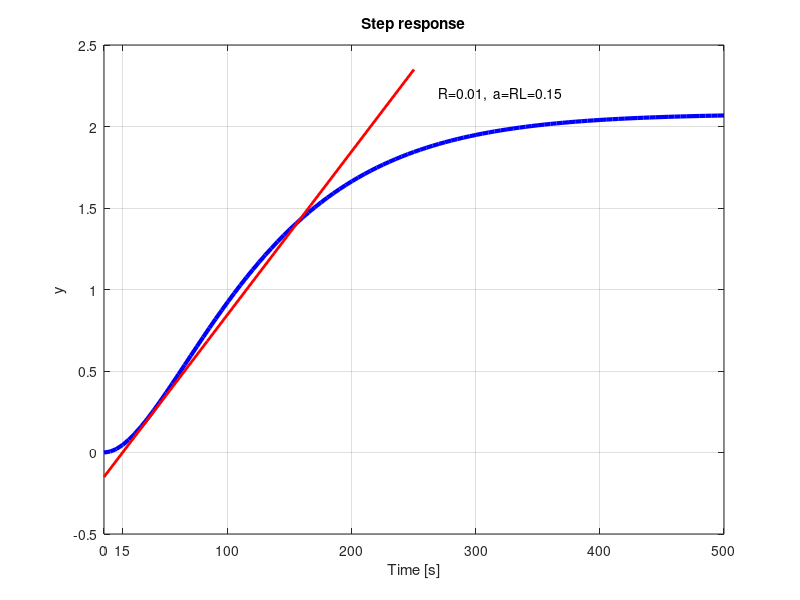
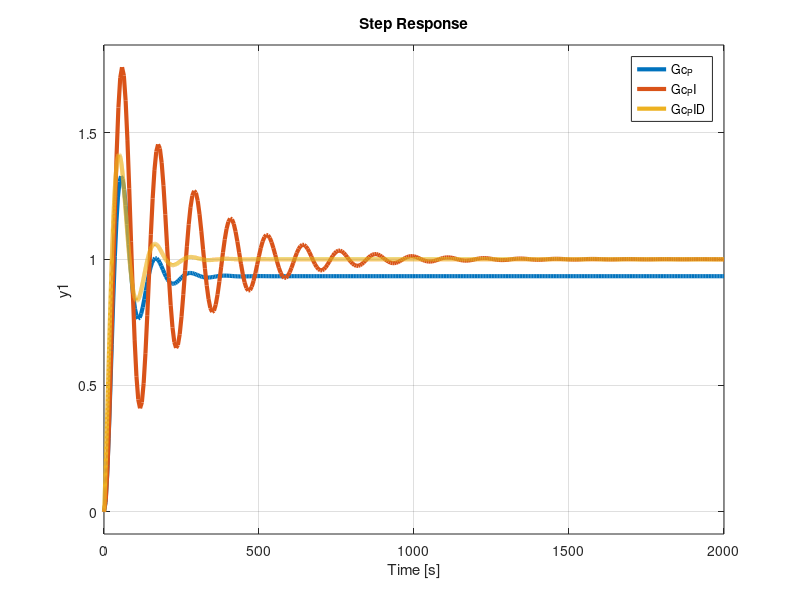
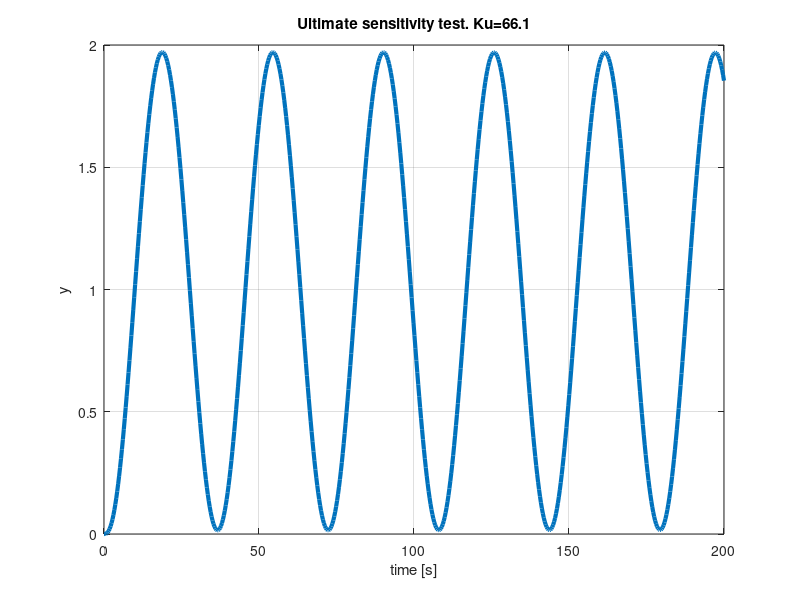
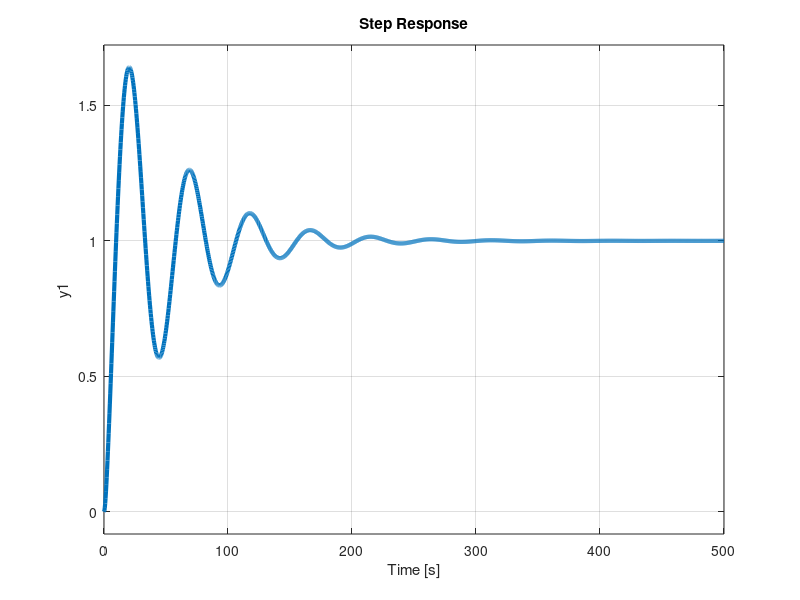

These figures' MATLAB source, in order:
% L8 - spring 2016
% PI tuning of double tank system

G = zpk([], [-0.0179, -0.0129], 0.00048)

[y, ts] = step(G);
figure(1)
clf
plot(ts, y, 'b', 'linewidth', 3);
xlabel('Time [s]')
ylabel('y')
title('Step response')
grid on

figure(2)
clf
impulse(G);

% From plots above,
R = 0.01
t_R = 65;
DT = 0.5/R;
L = 65-DT
a=R*L

t = linspace(0, 250, 4);
ytang = R*t - L*R;
figure(1)
hold on
plot(t, ytang, 'r', 'linewidth', 2)
set(gca, 'xtick', [0, L, 100, 200, 300, 400, 500, 600])
text(270, 2.2, 'R=0.01,  a=RL=0.15')
print -dpdf tank_step_ZN.pdf

K_P = 1/a;
K_PI = 0.9/a;
K_PID = 1.2/a;

T_i = 3*L;
T_iD = 2*L;
T_d = 0.5*L;

s = tf('s') 
N = 20
F_P = K_P
F_PI = K_PI*(1 + 1/(T_i*s));
F_PID = K_PID*(1 + 1/(T_i*s) + T_d*s/(1 + T_d*s/N));
Gc_P = G*F_P/(1+G*F_P);
Gc_PI = G*F_PI/(1+G*F_PI);
Gc_PID = G*F_PID/(1+G*F_PID);

figure(3)
clf
step(Gc_P, Gc_PI, Gc_PID)

hline = findobj(gcf, 'type', 'line');
set(hline, 'linewidth', 3)
print -dpdf tank_step_Gc.pdf

%legend('P-control', 'PI-control', 'PID-control')

% Add a first order system for the valve dynamics. Do the ultimate
% sensitivity test
Gv = 1/(s+1);
G2 = Gv*G;

Ku = 66.1;
Gcu = Ku*G2/(1+Ku*G2);
[yu, tu] = step(Gcu, 200);
figure(4)
clf
plot(tu, yu, 'linewidth', 3)
grid on
ylabel('y')
xlabel('time [s]')
title('Ultimate sensitivity test. Ku=66.1')
print -dpdf tank_ultimate_sens.pdf

Tu = (180-35)/4

K = 0.6*Ku
Ti = Tu/2
Td = Tu/8

F_PID = K*(1 + 1/(Ti*s) + Td*s);
Gc_PID = G2*F_PID/(1+G2*F_PID);

figure(3)
clf
step(Gc_PID)

hline = findobj(gcf, 'type', 'line');
set(hline, 'linewidth', 3)
print -dpdf tank_step_Gc_ultimate.pdf







